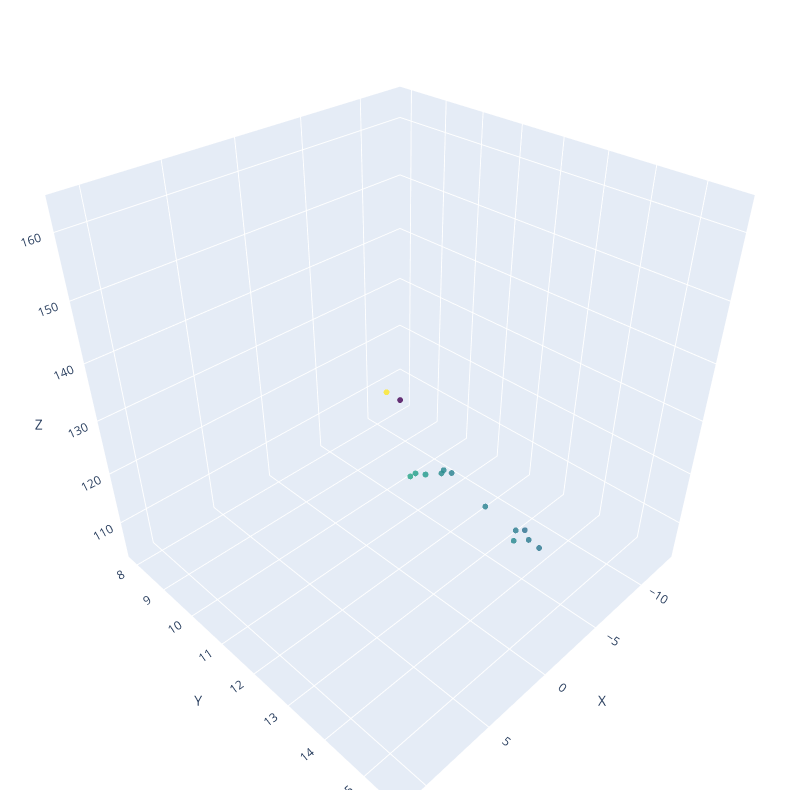

The notebook cell this image was saved under:
### Code cell
import plotly.graph_objects as go

# Assuming points_3d is your array of 3D points

# Create a scatter plot of the 3D points
fig = go.Figure(data=[go.Scatter3d(
    x=points_3d[:, 0],
    y=points_3d[:, 1],
    z=points_3d[:, 2],
    mode='markers',
    marker=dict(
        size=2,
        color=points_3d[:, 2],  # color points by Z coordinate
        colorscale='Viridis',  # choose a colorscale
        opacity=0.8
    )
)])

# Update layout for better visualization
fig.update_layout(
    scene=dict(
        xaxis_title='X',
        yaxis_title='Y',
        zaxis_title='Z'
    ),
    width=800,
    height=800,
    margin=dict(l=10, r=10, b=10, t=10)
)

# Show the plot
fig.show()

### Figure 1 — Plotly figure (JSON) as saved in the notebook; plotly's stock layout.template omitted (floating-point values rounded to 4 significant figures)
{"data": [{"marker": {"color": [131.2, 137.3, 130.2, 126.1, 131.8, 104.4, 163.2, 128.9, 128.1, 127.8, 130.0, 132.6, 135.8, 138.5], "colorscale": [[0, "#440154"], [0.1111, "#482878"], [0.2222, "#3e4989"], [0.3333, "#31688e"], [0.4444, "#26828e"], [0.5556, "#1f9e89"], [0.6667, "#35b779"], [0.7778, "#6ece58"], [0.8889, "#b5de2b"], [1, "#fde725"]], "opacity": 0.8, "size": 2}, "mode": "markers", "type": "scatter3d", "x": [1.115, 4.574, 1.383, -0.1629, 2.909, -12.86, 11.16, 1.208, 1.021, 1.004, 0.5452, 1.918, 3.745, 5.343], "y": [13.47, 13.85, 14.52, 15.03, 15.53, 7.899, 15.38, 15.16, 15.39, 15.61, 13.5, 13.65, 13.82, 13.98], "z": [131.2, 137.3, 130.2, 126.1, 131.8, 104.4, 163.2, 128.9, 128.1, 127.8, 130.0, 132.6, 135.8, 138.5]}], "layout": {"height": 800, "margin": {"b": 10, "l": 10, "r": 10, "t": 10}, "scene": {"xaxis": {"title": {"text": "X"}}, "yaxis": {"title": {"text": "Y"}}, "zaxis": {"title": {"text": "Z"}}}, "width": 800}}
